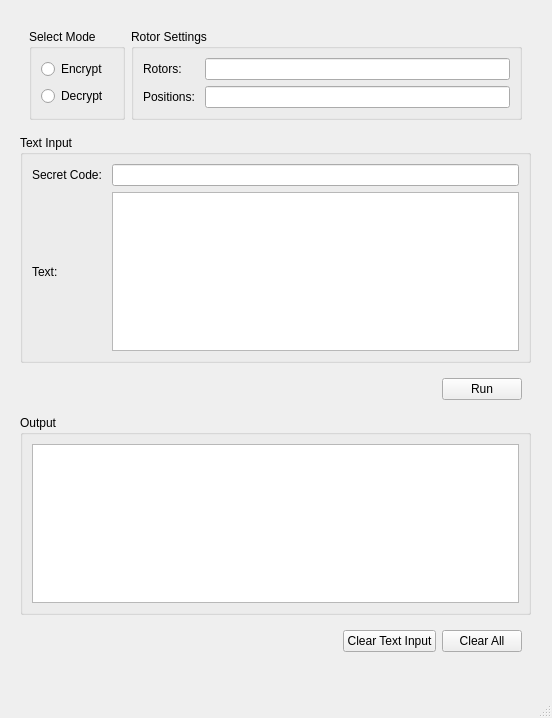
<?xml version="1.0" encoding="UTF-8"?>
<ui version="4.0">
 <class>MainWindow</class>
 <widget class="QMainWindow" name="MainWindow">
  <property name="geometry">
   <rect>
    <x>0</x>
    <y>0</y>
    <width>552</width>
    <height>718</height>
   </rect>
  </property>
  <property name="windowTitle">
   <string>NTUEE</string>
  </property>
  <widget class="QWidget" name="centralwidget">
   <widget class="QWidget" name="verticalLayoutWidget">
    <property name="geometry">
     <rect>
      <x>20</x>
      <y>20</y>
      <width>511</width>
      <height>641</height>
     </rect>
    </property>
    <layout class="QVBoxLayout" name="verticalLayout">
     <item>
      <widget class="QWidget" name="widget" native="true">
       <layout class="QHBoxLayout" name="horizontalLayout">
        <item>
         <widget class="QGroupBox" name="groupBox_2">
          <property name="title">
           <string>Select Mode</string>
          </property>
          <layout class="QVBoxLayout" name="verticalLayout_2">
           <item>
            <widget class="QRadioButton" name="Encrypt_button">
             <property name="text">
              <string>Encrypt</string>
             </property>
            </widget>
           </item>
           <item>
            <widget class="QRadioButton" name="Decrypt_button">
             <property name="text">
              <string>Decrypt</string>
             </property>
            </widget>
           </item>
          </layout>
         </widget>
        </item>
        <item>
         <widget class="QGroupBox" name="groupBox">
          <property name="title">
           <string>Rotor Settings</string>
          </property>
          <layout class="QGridLayout" name="gridLayout">
           <item row="1" column="1">
            <widget class="QLineEdit" name="Positions_line"/>
           </item>
           <item row="0" column="0">
            <widget class="QLabel" name="label">
             <property name="text">
              <string>Rotors: </string>
             </property>
            </widget>
           </item>
           <item row="1" column="0">
            <widget class="QLabel" name="label_2">
             <property name="text">
              <string>Positions: </string>
             </property>
            </widget>
           </item>
           <item row="0" column="1">
            <widget class="QLineEdit" name="Rotors_line"/>
           </item>
          </layout>
         </widget>
        </item>
       </layout>
      </widget>
     </item>
     <item>
      <widget class="QGroupBox" name="groupBox_3">
       <property name="title">
        <string>Text Input</string>
       </property>
       <layout class="QGridLayout" name="gridLayout_2">
        <item row="0" column="0">
         <widget class="QLabel" name="label_3">
          <property name="text">
           <string>Secret Code: </string>
          </property>
         </widget>
        </item>
        <item row="1" column="0">
         <widget class="QLabel" name="label_4">
          <property name="text">
           <string>Text: </string>
          </property>
         </widget>
        </item>
        <item row="1" column="1">
         <widget class="QPlainTextEdit" name="Text_input"/>
        </item>
        <item row="0" column="1">
         <widget class="QLineEdit" name="Secret_line"/>
        </item>
       </layout>
      </widget>
     </item>
     <item>
      <widget class="QWidget" name="widget_2" native="true">
       <layout class="QHBoxLayout" name="horizontalLayout_2">
        <item>
         <spacer name="horizontalSpacer">
          <property name="orientation">
           <enum>Qt::Horizontal</enum>
          </property>
          <property name="sizeHint" stdset="0">
           <size>
            <width>40</width>
            <height>20</height>
           </size>
          </property>
         </spacer>
        </item>
        <item>
         <widget class="QPushButton" name="Run_button">
          <property name="locale">
           <locale language="Chinese" country="Taiwan"/>
          </property>
          <property name="text">
           <string>Run</string>
          </property>
         </widget>
        </item>
       </layout>
      </widget>
     </item>
     <item>
      <widget class="QGroupBox" name="groupBox_4">
       <property name="title">
        <string>Output</string>
       </property>
       <layout class="QVBoxLayout" name="verticalLayout_3">
        <item>
         <widget class="QPlainTextEdit" name="Output_display">
          <property name="readOnly">
           <bool>true</bool>
          </property>
         </widget>
        </item>
       </layout>
      </widget>
     </item>
     <item>
      <widget class="QWidget" name="widget_3" native="true">
       <layout class="QHBoxLayout" name="horizontalLayout_4">
        <item>
         <spacer name="horizontalSpacer_3">
          <property name="orientation">
           <enum>Qt::Horizontal</enum>
          </property>
          <property name="sizeHint" stdset="0">
           <size>
            <width>40</width>
            <height>20</height>
           </size>
          </property>
         </spacer>
        </item>
        <item>
         <widget class="QPushButton" name="ClearText_button">
          <property name="text">
           <string>Clear Text Input</string>
          </property>
         </widget>
        </item>
        <item>
         <widget class="QPushButton" name="ClearAll_button">
          <property name="locale">
           <locale language="Chinese" country="Taiwan"/>
          </property>
          <property name="text">
           <string>Clear All</string>
          </property>
         </widget>
        </item>
       </layout>
      </widget>
     </item>
    </layout>
   </widget>
  </widget>
  <widget class="QMenuBar" name="menubar">
   <property name="geometry">
    <rect>
     <x>0</x>
     <y>0</y>
     <width>552</width>
     <height>22</height>
    </rect>
   </property>
  </widget>
  <widget class="QStatusBar" name="statusbar"/>
 </widget>
 <resources/>
 <connections/>
</ui>
